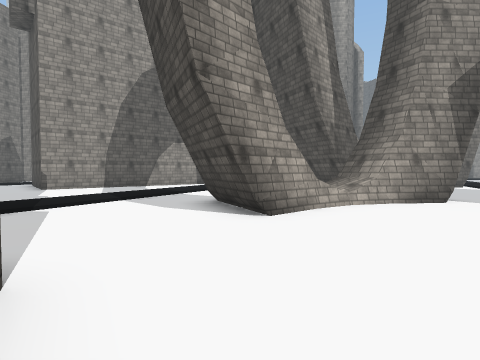
View 1 (above)

24 first-person views from a walk through a scene from a Unity 3-D project. The camera is 1.5 m above the floor, tilts 2° down and sees 80° across. The floor is counted in squares, 2 m on a side. Each view is taken from the middle of a square. On the plan, view 1 faces up. The plan holds only what a view shows up to about 10 squares ahead; the rest is blank. The place goes on beyond the plan. Some animated figures are left out. Some surface patterns are stand-ins.

View 2
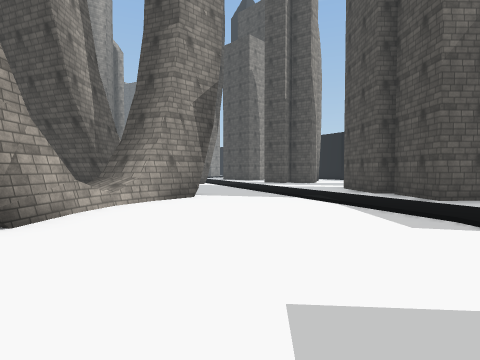

View 3
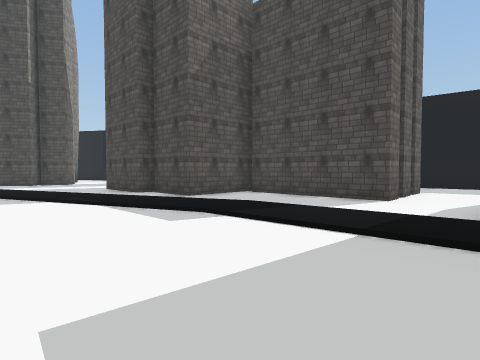

View 4
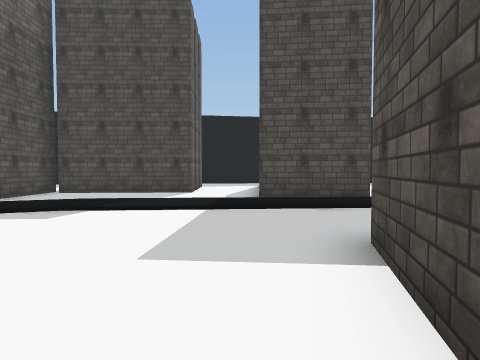

View 5
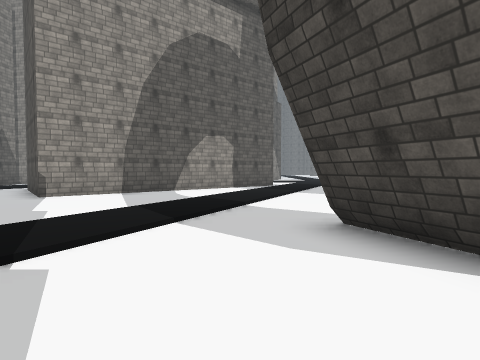

View 6
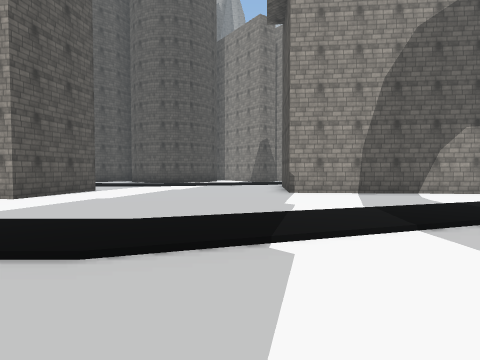

View 7
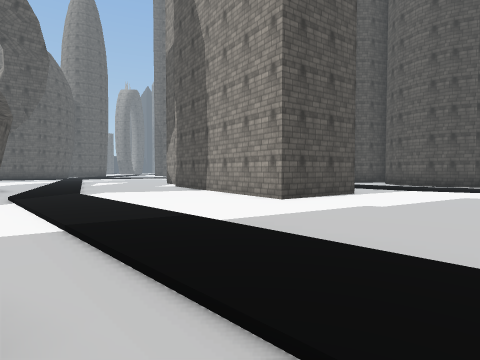

View 8
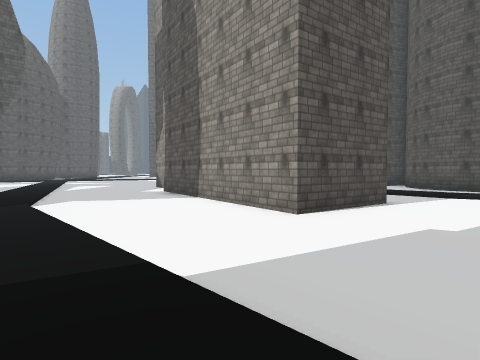

View 9
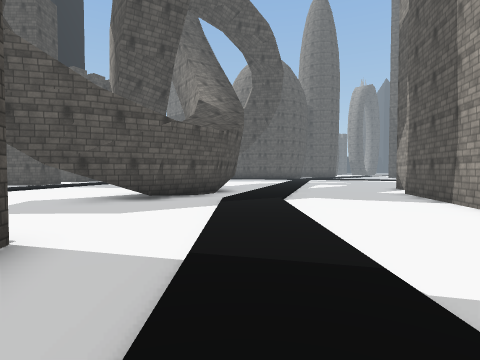

View 10
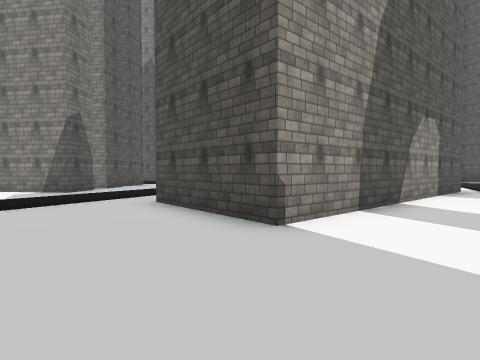

View 11
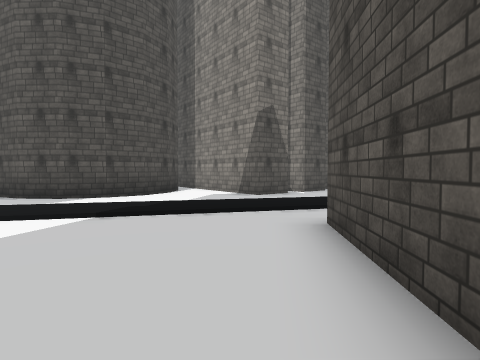

View 12
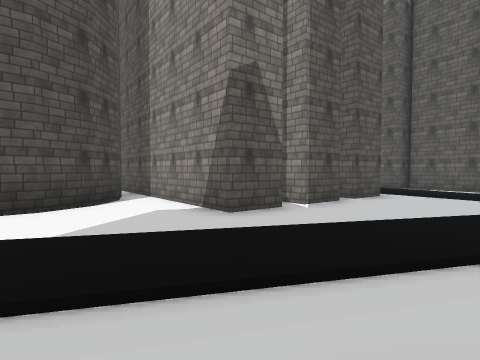

View 13
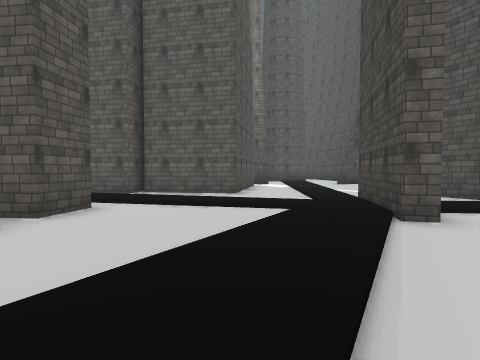

View 14
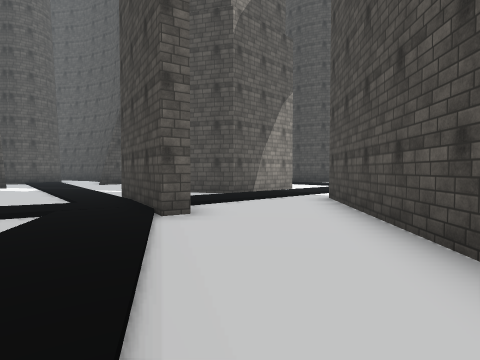

View 15
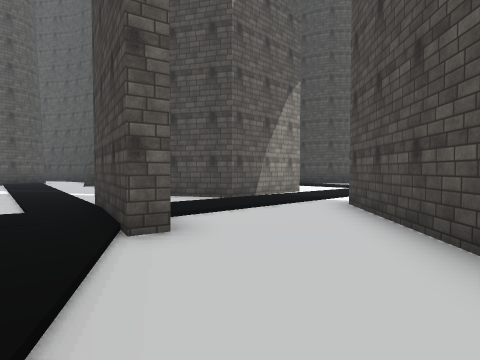

View 16
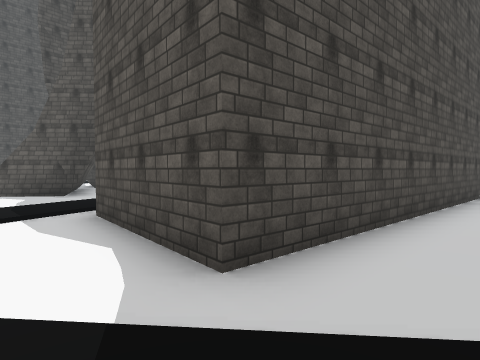

View 17
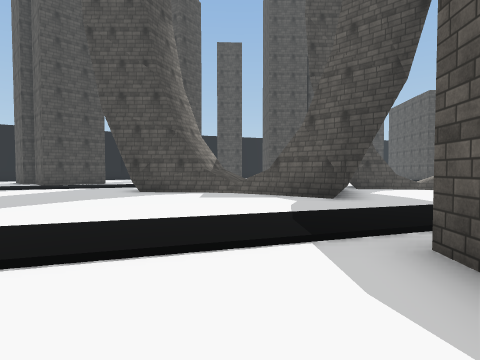

View 18
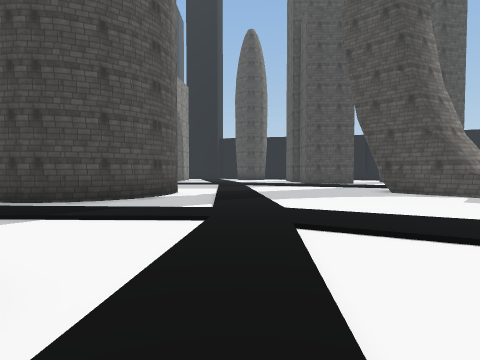

View 19
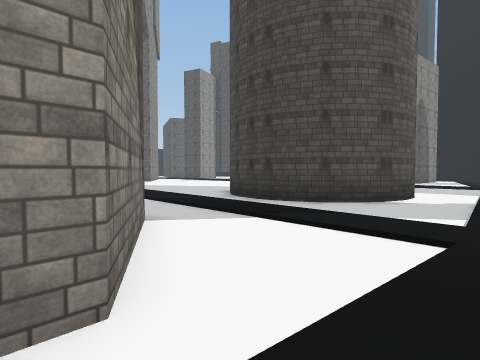

View 20
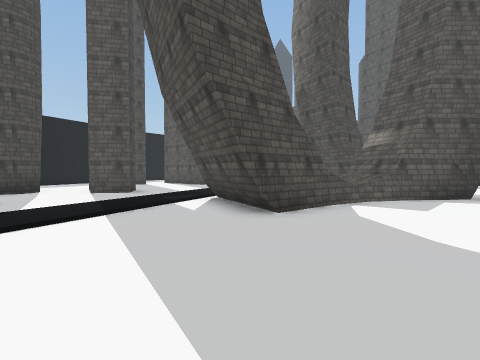

View 21
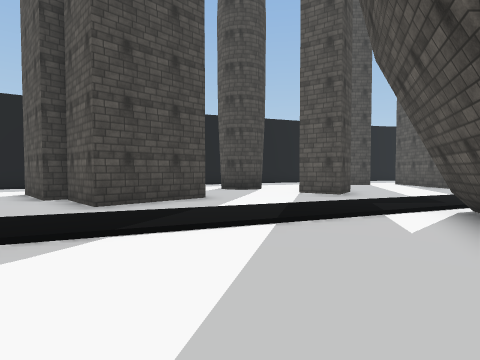

View 22
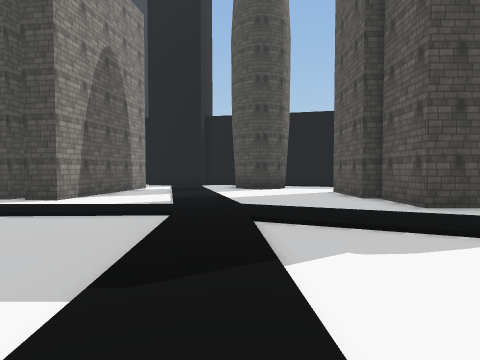

View 23
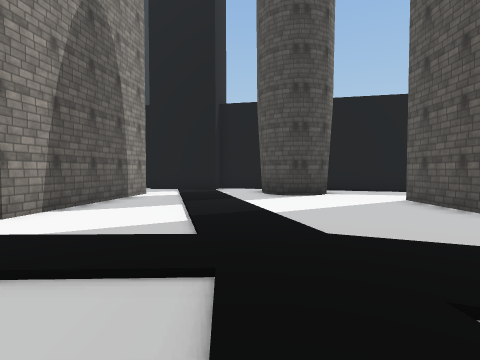

View 24
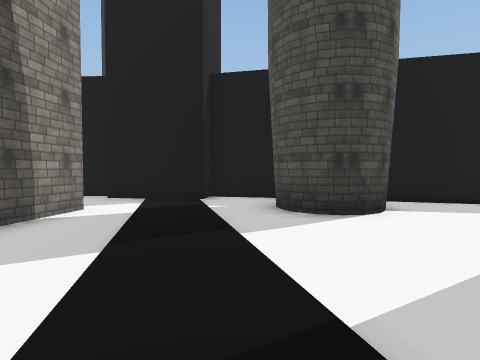

### Floor plan
Key: @ floor where view 1 was taken; # wall or solid block; . main floor; : floor 0.25 m higher than the main floor; / step, stairs or slope; ^ raised ledge.
Columns run from 16 left of view 1 to 25 right of it. Each row starts with its distance up from view 1.
 28        ./:.       .//.#          #
 27        ./:.       .//##         .##      #
 26   #####.//.      #.//##        :.######..#
 25  ##..##.//.     ##.//.#      ./:.........#
 24   //....// .#   #..:/.###   ../:.....//:##
 23   /::////# .#####..:/........./:.//::://##
 22   #.///::#://////..:/..////////:::://....#
 21   ##.../:#///::::::::::::::::/::/.....# .#
 20   ..../://......../:///....../:/......#
 19   #.../:....###../:/........./:.......#
 18   .../:/...####../:/.........:/.........#
 17 ###..:/...##  ##/:/........./:/#####.../#
 16 ..../:/..##  ##./:/.........:/.#       /#
 15 .../:/..##  ##./:/......##./:/.#
 14 #../://##  ##.. :......###./:...
 13 #./:/..## ##../:/..###^  ##:/....
 12 ../:....###.../:...###^   /:.....
 11 ./:/.....#.../:/...###    :/.##..#
 10 /:/........../:.....#     :/.#
  9 ::/........./:/....        ...
  8 :/........../:...  #  ..   ..
  7   ........./:/.## ^###../:
  6    #......./:...##^..../:/
  5    ##...../:/...##...../:..
  4    ##..../::...........:/.#
  3   ##..../::/........../:/.#
  2 ###..../::/.  ........//.##
  1 #...../::/.   ##...../:/.##
  0 ...../::/.     #@....::...#
 -1 ..../::/..#    ##.../:/...#
 -2 .../::/...      .../:/...##
 -3 ./:://....       ./:/..###
 -4 /://......       /:/#...##
 -5   .######.        /## ...#

Where each view was taken, in squares from view 1:
view 1: 0 up, 0 right, facing up
view 2: 0 up, 0 right, facing up-right
view 3: 0 up, 0 right, facing right
view 4: 2 up, 1 left, facing down-right
view 5: 3 up, 2 left, facing up
view 6: 3 up, 2 left, facing up-left
view 7: 3 up, 4 left, facing left
view 8: 3 up, 6 left, facing left
view 9: 3 up, 6 left, facing down-left
view 10: 7 up, 8 left, facing up
view 11: 10 up, 8 left, facing up-left
view 12: 13 up, 10 left, facing up-left
view 13: 16 up, 10 left, facing up
view 14: 16 up, 10 left, facing up-right
view 15: 17 up, 9 left, facing up-right
view 16: 22 up, 3 left, facing down
view 17: 20 up, 1 left, facing down-right
view 18: 21 up, 2 left, facing right
view 19: 21 up, 1 left, facing up-right
view 20: 21 up, 9 right, facing down
view 21: 19 up, 9 right, facing down-right
view 22: 21 up, 9 right, facing right
view 23: 22 up, 12 right, facing right
view 24: 22 up, 16 right, facing right
